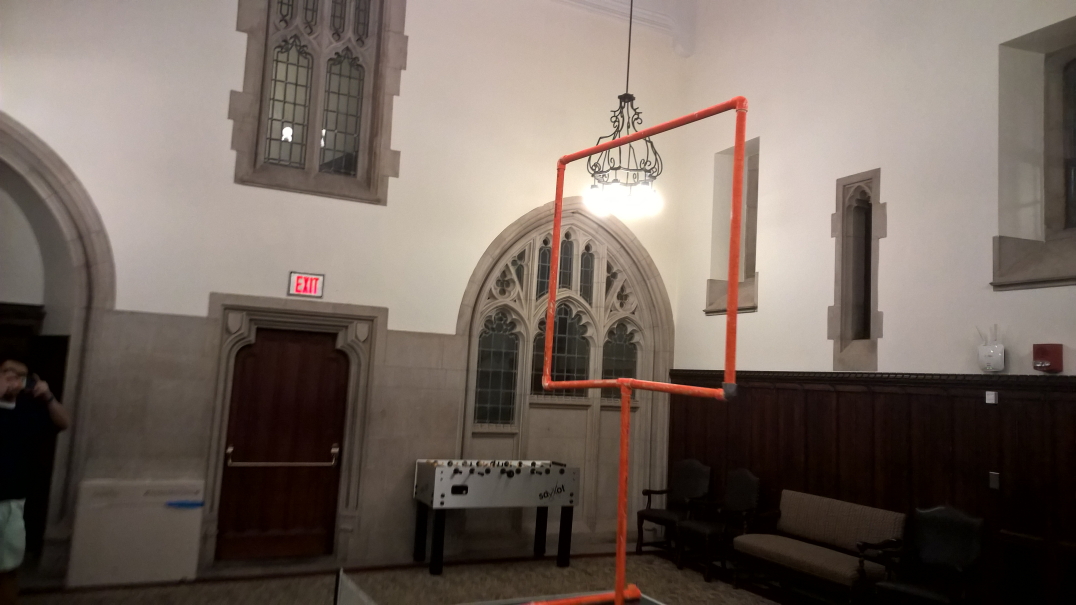
#> input picture WP_20190315_20_03_21_Pro.jpg, 5376 x 3024 px (shown at 1/5 size)
$ python label_images.py .
#> lines starting #> are read from the running program, lines starting #| are printed output that depends on the picture
import cv2
import os
import sys
import numpy as np
import imutils

image_directory = sys.argv[1]

curr_img = None

points = []
pointsList = []

def click_and_crop(event, x, y, flags, param):
	# if the left mouse button was clicked, record the starting
	# (x, y) coordinates and indicate that cropping is being
	# performed
	global curr_img
	global points
	if event == cv2.EVENT_LBUTTONDOWN:
		points.append((x, y))
		points_len = len(points)
		font = font = cv2.FONT_HERSHEY_SIMPLEX
		if (points_len == 1):
			cv2.circle(curr_img, (x, y), 10, (0, 255, 0))
			cv2.putText(curr_img, 'TopLeft', (x + 2, y + 2), font, 1, (255, 0, 0), 2)
			cv2.imshow('image', curr_img)
		elif(points_len == 2):
			cv2.circle(curr_img, (x, y), 10, (0, 255, 0))
			cv2.putText(curr_img, 'TopRight', (x + 2, y + 2), font, 1, (255, 0, 0), 2)
			cv2.line(curr_img, points[0], points[1], (0,255,0), 2)
			cv2.imshow('image', curr_img)
		elif(points_len == 3):
			cv2.circle(curr_img, (x, y), 10, (0, 255, 0))
			cv2.putText(curr_img, 'BottomLeft', (x + 2, y + 2), font, 1, (255, 0, 0), 2)
			cv2.line(curr_img, points[0], points[2], (0,255,0), 2)
			cv2.imshow('image', curr_img)
		elif(points_len == 4):
			cv2.circle(curr_img, (x, y), 10, (0, 255, 0))
			cv2.putText(curr_img, 'BottomRight', (x + 2, y + 2), font, 1, (255, 0, 0), 2)
			cv2.line(curr_img, points[1], points[3], (0,255,0), 2)
			cv2.line(curr_img, points[2], points[3], (0,255,0), 2)
			cv2.imshow('image', curr_img)
		else:
			print('Already drew 4 points!')

def drawCurrPoints(curr_img, pointsList):
	for points in pointsList:
		cv2.circle(curr_img, points[0], 10, (0, 255, 255))
		cv2.circle(curr_img, points[1], 10, (0, 255, 255))
		cv2.circle(curr_img, points[2], 10, (0, 255, 255))
		cv2.circle(curr_img, points[3], 10, (0, 255, 255))
		cv2.line(curr_img, points[0], points[1], (0,0,255), 2)
		cv2.line(curr_img, points[0], points[2], (0,0,255), 2)
		cv2.line(curr_img, points[1], points[3], (0,0,255), 2)
		cv2.line(curr_img, points[2], points[3], (0,0,255), 2)

def main():
	global curr_img
	global points
	global pointsList
	cv2.namedWindow("image")
	cv2.setMouseCallback("image", click_and_crop)
	filenames = os.listdir(image_directory)
	print(filenames)
	i = 0
	while(i < len(filenames)):
		filename = os.path.join(image_directory, filenames[i])
		curr_img = cv2.imread(filename)
#> curr_img is the input picture: shape (3024, 5376, 3); mean B, G, R 94.1, 102.2, 114.9
		if (not(curr_img is None)):
			print(filename)
			curr_img_copy = curr_img.copy()
			curr_img = imutils.resize(curr_img, width = 500)
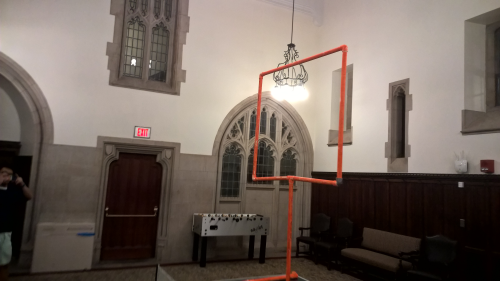
#> curr_img: shape (281, 500, 3); mean B, G, R 94.1, 102.2, 114.9
			drawCurrPoints(curr_img, pointsList)
			cv2.imshow('image', curr_img)

			key = cv2.waitKey(0)
#> (key Esc is pressed here)

			if (key == ord("r")):
				print('Resetting image, including all already labeled hoops')
				points = []
				curr_img = curr_img_copy
				curr_img = imutils.resize(curr_img, width = 500)
			elif(key == ord("s")):
				print('Saving Points')
				# Saving points
				j = 0
				if (not((len(points) % 4) == 0)):
					print('Invalid number of points')
					curr_img = curr_img_copy
					curr_img = imutils.resize(curr_img, width = 500)
				else:
					pointsList.append(points)
					with open(filename + '.txt', "w+") as out_file:
						(oldwidth, oldh, oldc) = curr_img.shape
						(newwidth, newh, newc) = curr_img_copy.shape
						ratio = (newwidth / oldwidth)
						for thesePoints in pointsList:
							j = 0
							while (j < 4):
								thesePoints[j] = tuple(int(ratio * x) for x in points[j])
								out_file.write(str(thesePoints[j]))
								j = j + 1
							out_file.write('\n')
					i = i + 1
					pointsList = []
				points = []
			elif (key == ord("n")):
				if (not((len(points) % 4) == 0)):
					print('Invalid number of points')
					curr_img = curr_img_copy
					curr_img = imutils.resize(curr_img, width = 500)
				else:
					pointsList.append(points)
					print('You can now label another hoop')
				points = []
			else:
				print('Invalid key press')
		else:
			i = i + 1

if __name__== "__main__":
	main()
